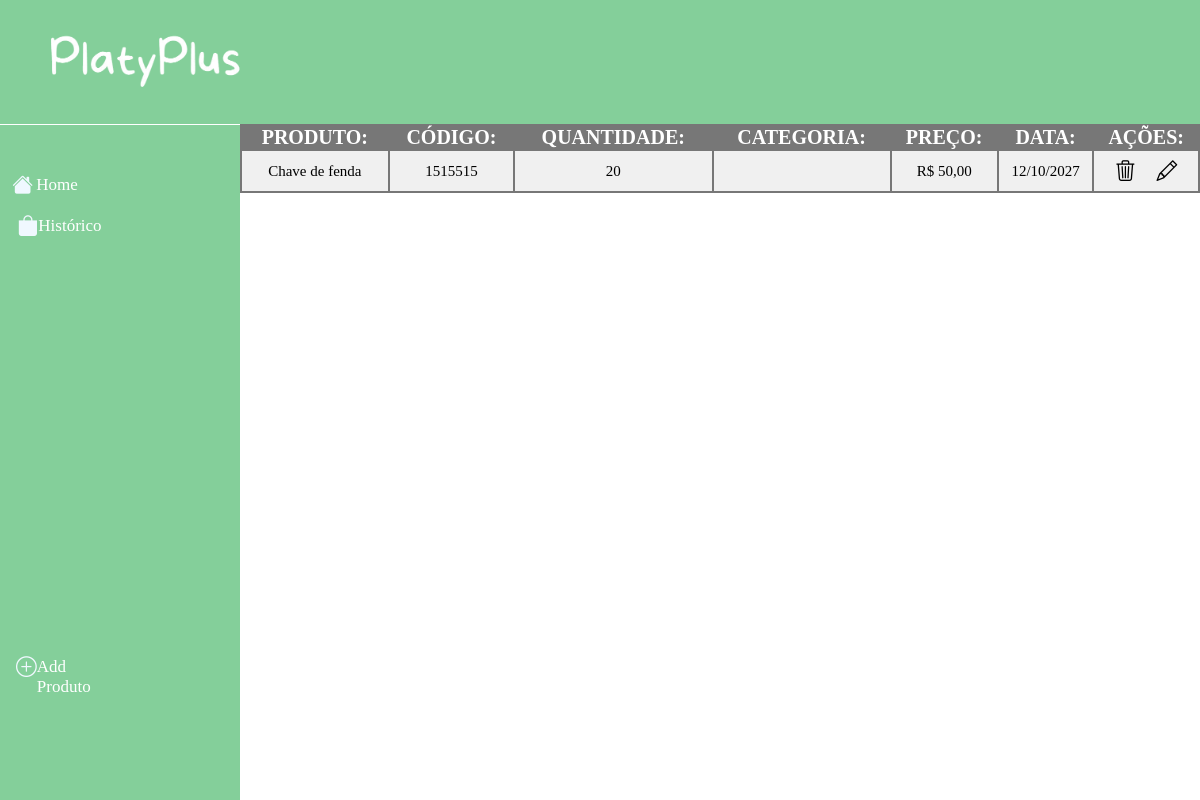
The page /estoque on the database its author committed.
### models.py (models this page shows, shortened)
class Produto(Base):
    __tablename__ = 'produtos'
    produto_id = Column(Integer, primary_key=True, unique=True)
    nome_produto = Column(String(80), nullable=False, index=True)
    quantidade_produto = Column(Integer, nullable=False, index=True)
    codigo_produto = Column(String(40), nullable=False, index=True)
    id_categoria = Column(Integer, ForeignKey('categorias.id_categoria'))
    categorias = relationship(Categoria)
    preco_produto = Column(String(40), nullable=False, index=True)
    validade_produto = Column(String(10), nullable=False, index=True)
    def serialize_produto(self):
        dados_produto = {
            "produto_id": self.produto_id,
            "nome_produto": self.nome_produto,
            "quantidade_produto": self.quantidade_produto,
            "codigo_produto": self.codigo_produto,
            "id_categoria": self.id_categoria,
            "preco_produto": self.preco_produto,
            "validade_produto": self.validade_produto
        }
        return dados_produto

### app.py (the view)
@app.route('/estoque')
def listar_estoque():
    estoque_produtos = select(Produto).select_from(Produto)
    estoque_produtos = db_session.execute(estoque_produtos).scalars()
    estoqueProduto = []
    for produto in estoque_produtos:
        estoqueProduto.append(produto.serialize_produto())
    print(estoqueProduto)
    return render_template('estoque.html', var_produtos=estoqueProduto)

### templates/estoque.html (shortened to what this page needs)
<!DOCTYPE html>
<html lang="pt-br">
<head>
    <link rel="stylesheet" href="/static/estoque.css">
    <body>
        <div class="container">
            <header>
                <div class="logo">
                    <img src="/static/img/PlatyPlusWhite.png" alt="">
                </div>
            </header>
            <nav>
                <div class="home">
                    <a href="{{ url_for('inicial') }}">
                        <i class="bi bi-house-fill"></i>
                        <p>Home</p>
                    </a>
                </div>
                <div class="list">
                    <a href="{{ url_for('historico') }}">
                        <i class="bi bi-bag-fill"></i>
                        <p>Histórico</p>
                    </a>
                </div>
                <div class="add">
                    <a href="{{ url_for('cadastrar_produto') }}">
                        <i class="bi bi-plus-circle"></i>
                        <p>Add Produto</p>
                    </a>
                </div>
            </nav>
            <main>
                <table>
                    <thead>
                        <tr class="categoria">
                            <th>PRODUTO:</th>
                            <th>CÓDIGO:</th>
                            <th>QUANTIDADE:</th>
                            <th>CATEGORIA:</th>
                            <th>PREÇO:</th>
                            <th>DATA:</th>
                            <th>AÇÕES:</th>
                        </tr>
                    </thead>
                    <tbody>
                {% for produto in var_produtos %}
                    <tr>
                        <td>{{ produto.nome_produto }}</td>
                        <td>{{ produto.codigo_produto }}</td>
                        <td>{{ produto.quantidade_produto }}</td>
                        <td>{{ produto.categoria_produto }}</td>
                        <td>{{ produto.preco_produto }}</td>
                        <td>{{ produto.validade_produto }}</td>
                        <td class="actions">
                            <a href="{{ url_for('deletarProduto', id=produto.produto_id) }}"><i class="bi bi-trash3"></i></a>
                            <a href="{{ url_for('editarProduto', id=produto.produto_id) }}"><i class="bi bi-pencil"></i></a>
                        </td>
                {% endfor %}
                </tr>
                </tbody>
                </table>
            </main>
        </div>
    </body>
</html>

### static/estoque.css (style rules this page uses)
* { margin: 0; padding: 0; box-sizing: border-box; }
.container { display: grid; grid-template-columns: 1fr 4fr; grid-template-rows: auto auto; grid-template-areas: 'header header ' 'navbar main '; }
a { text-decoration: none; }
header { grid-area: header; background-color: #84cf9a; display: flex; justify-content: space-between; padding: 30px 40px; }
.logo > img { height: 60px; }
nav { grid-area: navbar; display: flex; flex-direction: column; align-items: center; background-color: #84cf9a; height: calc(100vh - 120px); border-top: 1px solid white; }
nav > .list , .add { justify-content: space-between; display: flex; flex-direction: column; }
nav > p , i { display: flex; text-align: center; color: aliceblue; font-size: 1.3rem; height: 100%; }
nav > .add { font-size: 1.1rem; width: 100%; display: flex; flex-direction: column; align-items: center; }
nav > .add > a { display: flex; background-color: transparent; border-color: transparent; align-items: center; justify-content: space-evenly; color: #ffffff; font-family: normal, serif; width: 45%; margin-right: 100px; margin-top: 420px; font-size: 17px; }
nav > .home { width: 100%; display: flex; flex-direction: column; align-items: center; }
nav > .home > a { display: flex; align-items: center; justify-content: space-evenly; color: #ffffff; font-family: normal, serif; width: 30%; margin-top: 50px; margin-right: 150px; font-size: 17px; }
nav > .list { width: 100%; display: flex; flex-direction: column; align-items: center; }
nav > .list > a { display: flex; align-items: center; justify-content: space-between; color: #ffffff; font-family: normal, serif; width: 30%; margin-right: 133px; margin-top: 20px; font-size: 17px; }
a { display: flex; text-decoration: none; background-color: transparent; border-color: transparent; }
main { width: 100%; }
table { grid-area: main; background-color: rgba(0, 0, 0, 0.532); font-size: 20px; border: black; width: 100%; }
.categoria { color: white; }
td { text-align: center; align-items: center; justify-content: center; background-color: #f0f0f0; font-size: 15px; height: 40px; }
.actions { display: flex; flex-direction: row; justify-content: space-evenly; }
td > a > i, td > i { color: #000000; padding: 0; margin: 0; }

### rows shown on the page
Produto: nome_produto "Chave de fenda", codigo_produto "1515515", quantidade_produto "20", preco_produto "R$ 50,00", validade_produto "12/10/2027"
